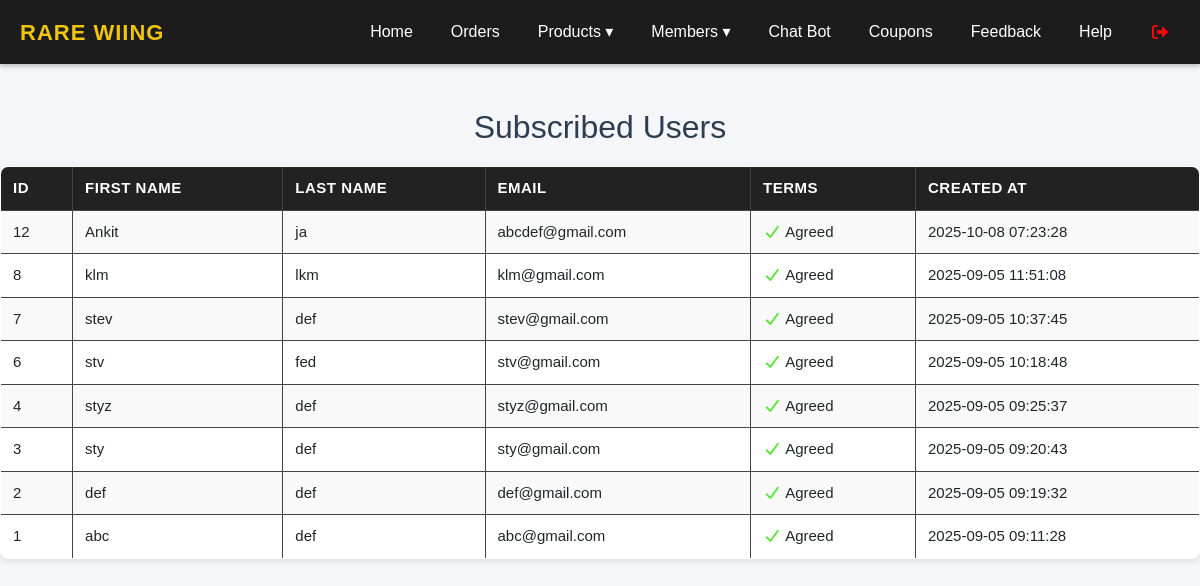
The page /admin/subscriber.php (signed in) on the database its author committed.
### tables this page shows
CREATE TABLE `subscribe` (
  `id` int(11) NOT NULL,
  `first_name` varchar(100) NOT NULL,
  `last_name` varchar(100) NOT NULL,
  `email` varchar(150) NOT NULL,
  `terms` tinyint(1) NOT NULL DEFAULT 0,
  `created_at` timestamp NOT NULL DEFAULT current_timestamp()
);

### admin/subscriber.php (the view, shortened to what this page needs)
<?php
include("header.php");
$sql = "SELECT id, first_name, last_name, email, terms, created_at FROM subscribe ORDER BY id DESC";
$result = mysqli_query($conn, $sql);
?>
<!DOCTYPE html>
<html lang="en">
<head>
</head>
<body>
      <br>
    <h2>Subscribed Users</h2>
    <table>
        <tr>
            <th>ID</th>
            <th>First Name</th>
            <th>Last Name</th>
            <th>Email</th>
            <th>Terms</th>
            <th>Created At</th>
        </tr>
        <?php
        if (mysqli_num_rows($result) > 0) {
            while ($row = mysqli_fetch_assoc($result)) {
                echo "<tr>";
                echo "<td>" . $row['id'] . "</td>";
                echo "<td>" . htmlspecialchars($row['first_name']) . "</td>";
                echo "<td>" . htmlspecialchars($row['last_name']) . "</td>";
                echo "<td>" . htmlspecialchars($row['email']) . "</td>";
                echo "<td>" . ($row['terms'] ? "<i class='fa-solid fa-check' style='color: #5be539ff;'></i> Agreed" : "<i class='fa-solid fa-xmark' style='color: red;'></i> Not Agreed") . "</td>";
                echo "<td>" . $row['created_at'] . "</td>";
                echo "</tr>";
            }
        } else {
            echo "<tr><td colspan='6'>No subscribers found</td></tr>";
        }
        ?>
    </table>
</body>
</html>

### admin/css/style.css (style rules this page uses)
* { margin: 0; padding: 0; box-sizing: border-box; }
body { font-family: "Nunito Sans", Arial, sans-serif; background: #f5f6fa; margin: 0; }
h2 { padding-top: 20px; text-align: center; color: #2c3e50; }
table { width: 100%; border-collapse: collapse; margin-top: 20px; background: #fff; border-radius: 8px; overflow: hidden; box-shadow: 0 2px 6px rgba(0, 0, 0, 0.1); }
table, th, td { border: 1px solid #444; }
th, td { padding: 10px 12px; text-align: left; font-size: 15px; }
th { background: #222; color: #fff; text-transform: uppercase; letter-spacing: 0.5px; }
tr:nth-child(even) { background: #f9f9f9; }

### rows shown on the page
subscribe: id "12", first_name "Ankit", last_name "ja", email "abcdef@gmail.com", terms 1 (drawn), created_at "2025-10-08 07:23:28"
subscribe: id "8", first_name "klm", last_name "lkm", email "klm@gmail.com", terms 1 (drawn), created_at "2025-09-05 11:51:08"
subscribe: id "7", first_name "stev", last_name "def", email "stev@gmail.com", terms 1 (drawn), created_at "2025-09-05 10:37:45"
subscribe: id "6", first_name "stv", last_name "fed", email "stv@gmail.com", terms 1 (drawn), created_at "2025-09-05 10:18:48"
subscribe: id "4", first_name "styz", last_name "def", email "styz@gmail.com", terms 1 (drawn), created_at "2025-09-05 09:25:37"
subscribe: id "3", first_name "sty", last_name "def", email "sty@gmail.com", terms 1 (drawn), created_at "2025-09-05 09:20:43"
subscribe: id "2", first_name "def", last_name "def", email "def@gmail.com", terms 1 (drawn), created_at "2025-09-05 09:19:32"
subscribe: id "1", first_name "abc", last_name "def", email "abc@gmail.com", terms 1 (drawn), created_at "2025-09-05 09:11:28"
